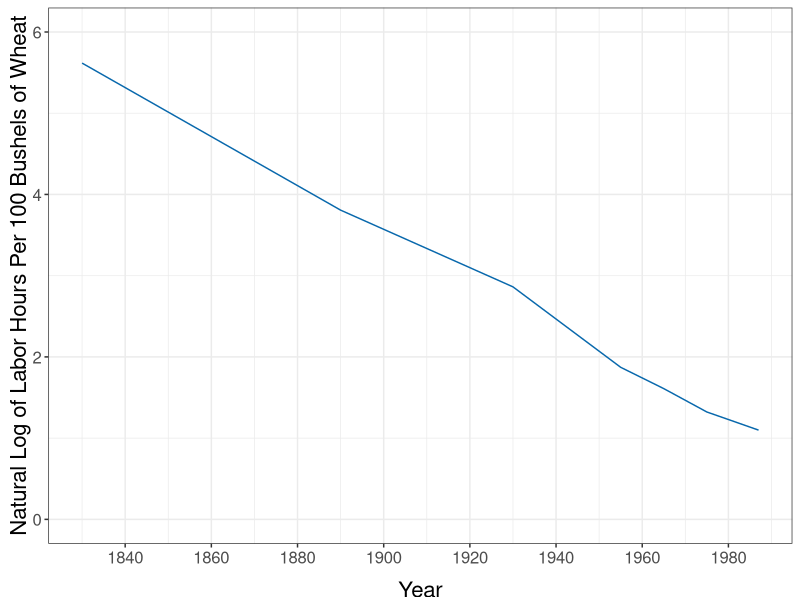
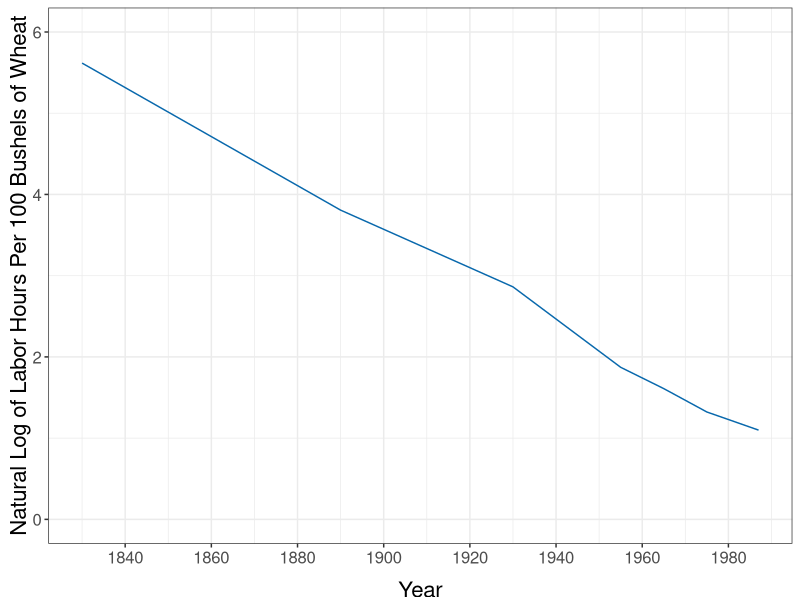

Reproduce these figures in R, in order.
#Graph Designer: Scott Cohn 
#Authors: Bowles and Halliday
#Title: Coordination, Conflict and Competition: A Text in Microeconomics


# Setup -------------------------------------------------------------------

library(shape)
library(tidyverse)
library(lubridate)
library(scales)

COL <- c("#7fc97f", "#beaed4", "#fdc086", "#ffff99", "#386cb0", "#f0027f", "#bf5b17", "#666666")
COLA <- c("#e0f3db", "#99d8c9","#66c2a4","#41ae76", "#238b45", "#005824")
COLB <- c("#c6dbef", "#4eb3d3", "#2b8cbe", "#0868ac","#084081")
COLC <- c("#fcfbfd", "#efedf5", "#dadaeb", "#bcbddc", "#9e9ac8", "#807dba", "#6a51a3", "#54278f", "#3f007d")

# Import Data -------------------------------------------------------------

ag_data <- read_csv("specprodexch/ag_data.csv")

ag_data[["lnHoursPerBushel"]] <- log(ag_data[["HoursPerBushel"]])
ag_data[["lnBushelsPerHourLabor"]] <- log(ag_data[["BushelsPerHourLabor"]])
ag_data[["lnHoursPer100Bushels"]] <- log(ag_data[["HoursPer100Bushels"]])


# Plot --------------------------------------------------------------------

ag_data %>% ggplot(mapping = aes(x = Year, y = lnHoursPer100Bushels)) +  
    labs(x = "Year", y = "Natural Log of Labor Hours Per 100 Bushels of Wheat") + 
    geom_line(color = COLB[4]) + 
    scale_x_continuous(breaks = pretty(ag_data[["Year"]], n = 10)) +
    theme_bw() + 
    ylim(0, 6) + 
    theme(legend.position = "none", 
          legend.title = element_blank(), 
          axis.title.y = element_text(size = 16, vjust = 0.5),
          axis.title.x = element_text(size = 16, vjust = -1),
          legend.text = element_blank(),
          axis.text.x = element_text(size = 12),
          axis.text.y = element_text(size = 12)
    ) 

# Save as PDF -------------------------------------------------------------

ggsave("specprodexch/loghours_per_100bushel_line.pdf", width = 7, height = 7)
